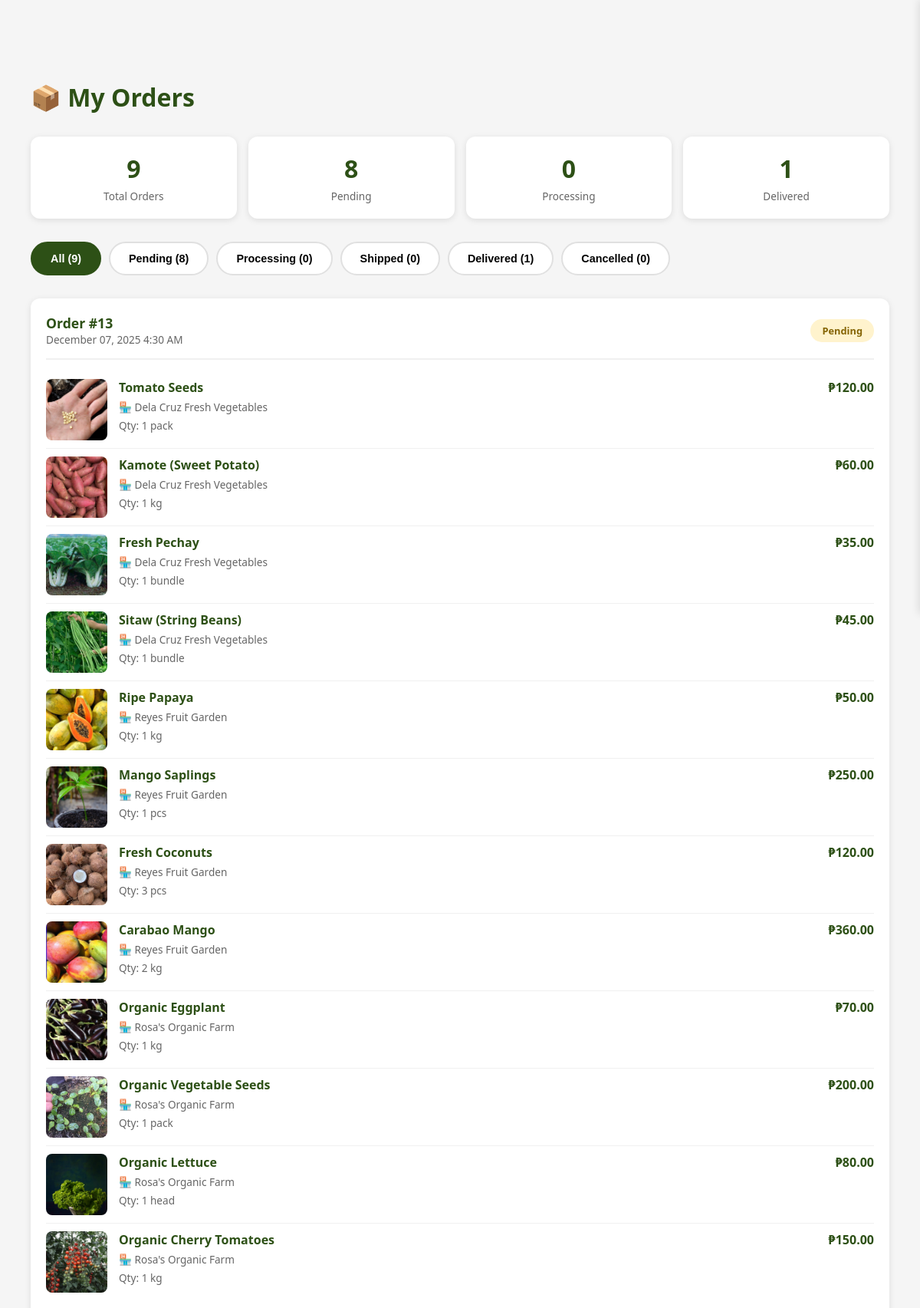
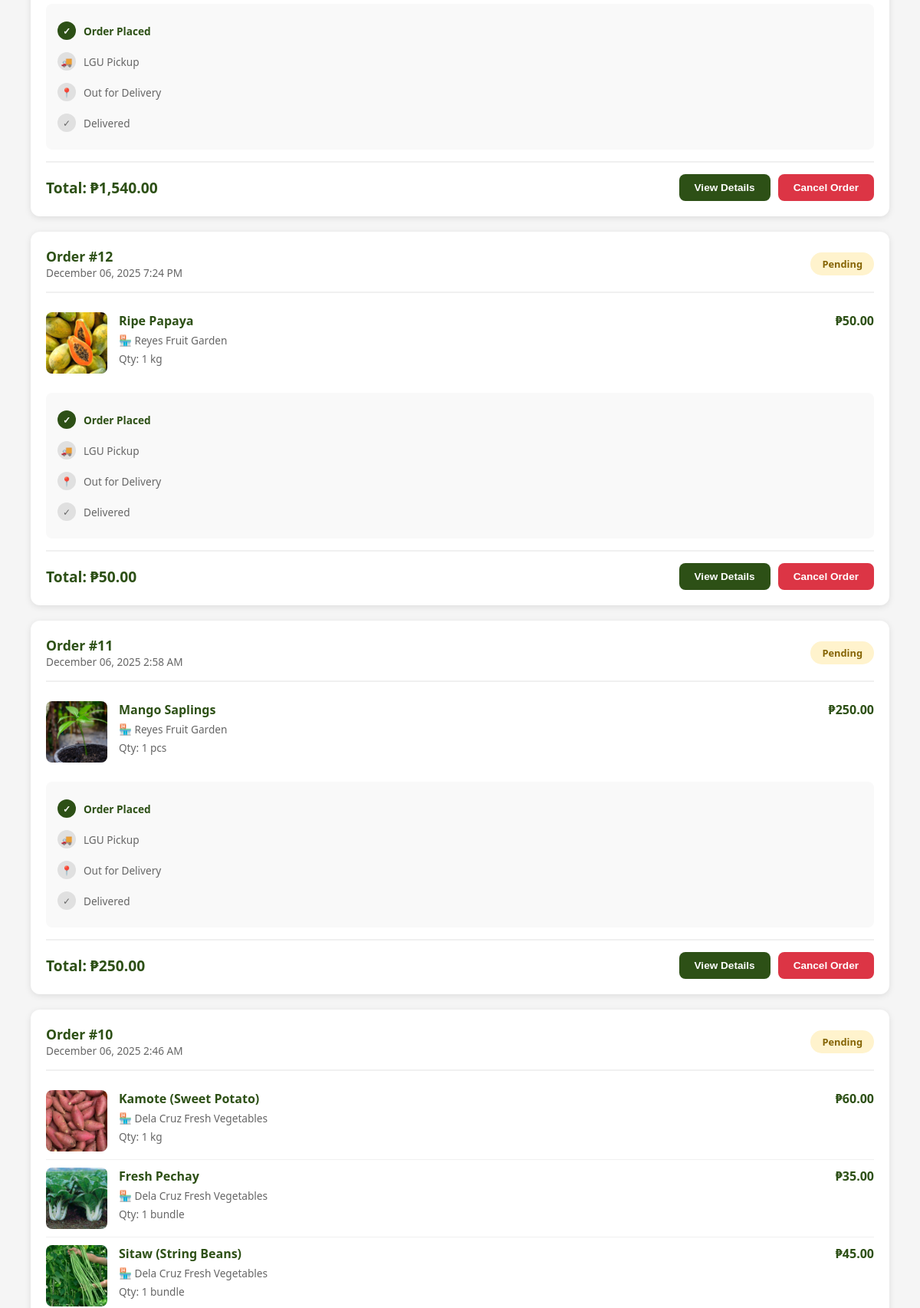
Page /public/marketplace/myorders (signed in, upper part) on the committed database (2 pictures, top to bottom).
### tables this page shows
CREATE TABLE `orders` (
  `orderID` int(11) NOT NULL,
  `buyerID` int(11) NOT NULL,
  `order_date` timestamp NOT NULL DEFAULT current_timestamp(),
  `total_amount` decimal(10,2) NOT NULL,
  `order_status` enum('pending','processing','shipped','delivered','cancelled') DEFAULT 'pending',
  `delivery_address` text NOT NULL,
  `delivery_municipality` varchar(100) NOT NULL,
  `delivery_province` varchar(100) NOT NULL,
  `delivery_postal_code` varchar(10) NOT NULL,
  `payment_method` enum('cash_on_delivery','gcash','bank_transfer') DEFAULT 'cash_on_delivery',
  `payment_status` enum('pending','paid','failed') DEFAULT 'pending',
  `payment_method_new` enum('cod','gcash','paymaya') NOT NULL DEFAULT 'cod',
  `shipping_fee` decimal(10,2) DEFAULT 0.00,
  `lgu_delivery_status` enum('pending_pickup','picked_up','in_transit','delivered','failed') DEFAULT 'pending_pickup',
  `assigned_rider_id` int(11) DEFAULT NULL,
  `rider_assigned_at` timestamp NULL DEFAULT NULL,
  `picked_up_at` timestamp NULL DEFAULT NULL,
  `delivered_at` timestamp NULL DEFAULT NULL,
  `payment_received_by_lgu_at` timestamp NULL DEFAULT NULL,
  `credited_to_seller_at` timestamp NULL DEFAULT NULL,
  `lgu_notes` text DEFAULT NULL,
  `receipt_generated` tinyint(1) DEFAULT 0,
  `notes` text DEFAULT NULL,
  `updated_at` timestamp NOT NULL DEFAULT current_timestamp() ON UPDATE current_timestamp()
);

CREATE TABLE `order_items` (
  `orderItemID` int(11) NOT NULL,
  `orderID` int(11) NOT NULL,
  `productID` int(11) NOT NULL,
  `quantity` int(11) NOT NULL,
  `unit_price` decimal(10,2) NOT NULL,
  `subtotal` decimal(10,2) NOT NULL
);

CREATE TABLE `product_images` (
  `imageID` int(11) NOT NULL,
  `productID` int(11) NOT NULL,
  `image_path` varchar(500) NOT NULL,
  `is_main` tinyint(1) DEFAULT 0,
  `image_order` tinyint(1) DEFAULT 1,
  `file_size_kb` int(11) DEFAULT NULL,
  `uploaded_at` timestamp NOT NULL DEFAULT current_timestamp()
);

CREATE TABLE `products` (
  `productID` int(11) NOT NULL,
  `shopID` int(11) DEFAULT NULL,
  `sellerID` int(11) NOT NULL,
  `categoryID` int(11) NOT NULL,
  `product_name` varchar(100) NOT NULL,
  `description` text DEFAULT NULL,
  `price` decimal(10,2) NOT NULL,
  `stock_quantity` int(11) NOT NULL DEFAULT 0,
  `reserved_quantity` int(11) DEFAULT 0,
  `low_stock_threshold` int(11) DEFAULT 5,
  `unit` varchar(50) DEFAULT NULL,
  `is_available` tinyint(1) DEFAULT 1,
  `created_at` timestamp NOT NULL DEFAULT current_timestamp(),
  `updated_at` timestamp NOT NULL DEFAULT current_timestamp() ON UPDATE current_timestamp()
);

CREATE TABLE `shops` (
  `shopID` int(11) NOT NULL,
  `sellerID` int(11) NOT NULL,
  `shop_name` varchar(255) NOT NULL,
  `shop_slug` varchar(255) NOT NULL,
  `shop_description` text DEFAULT NULL,
  `shop_logo` varchar(500) DEFAULT NULL,
  `shop_banner` varchar(500) DEFAULT NULL,
  `farm_location` text DEFAULT NULL,
  `business_hours` varchar(255) DEFAULT NULL,
  `contact_number` varchar(20) DEFAULT NULL,
  `rating` decimal(3,2) DEFAULT 0.00,
  `total_products` int(11) DEFAULT 0,
  `total_orders` int(11) DEFAULT 0,
  `total_reviews` int(11) DEFAULT 0,
  `balance` decimal(10,2) DEFAULT 0.00,
  `total_earned` decimal(10,2) DEFAULT 0.00,
  `total_withdrawn` decimal(10,2) DEFAULT 0.00,
  `atm_card_number` varchar(50) DEFAULT NULL,
  `atm_card_issued_at` timestamp NULL DEFAULT NULL,
  `is_verified` tinyint(1) DEFAULT 0,
  `is_active` tinyint(1) DEFAULT 1,
  `created_at` timestamp NOT NULL DEFAULT current_timestamp(),
  `updated_at` timestamp NOT NULL DEFAULT current_timestamp() ON UPDATE current_timestamp()
);

### app/models/Orders.php (called while the page is built, shortened)
<?php
require_once __DIR__ . '/../../config/database.php';
class Orders
{
    private $conn;
    private $table = 'orders';
    public function __construct()
    {
        $database = new Database();
        $this->conn = $database->connect();
    }
    public function getOrdersByBuyer($buyerID, $limit = 10, $offset = 0)
    {
        $query = "SELECT * FROM {$this->table}
                 WHERE buyerID = ?
                 ORDER BY order_date DESC
                 LIMIT ? OFFSET ?";
        $stmt = $this->conn->prepare($query);
        $stmt->bindValue(1, $buyerID, PDO::PARAM_INT);
        $stmt->bindValue(2, $limit, PDO::PARAM_INT);
        $stmt->bindValue(3, $offset, PDO::PARAM_INT);
        $stmt->execute();
        return $stmt->fetchAll(PDO::FETCH_ASSOC);
    }
    public function getOrderStats($userID = null, $role = 'buyer')
    {
        if ($role === 'buyer') {
            $query = "SELECT
                        COUNT(*) as total_orders,
                        SUM(CASE WHEN order_status = 'pending' THEN 1 ELSE 0 END) as pending,
                        SUM(CASE WHEN order_status = 'processing' THEN 1 ELSE 0 END) as processing,
                        SUM(CASE WHEN order_status = 'shipped' THEN 1 ELSE 0 END) as shipped,
                        SUM(CASE WHEN order_status = 'delivered' THEN 1 ELSE 0 END) as delivered,
                        SUM(CASE WHEN order_status = 'cancelled' THEN 1 ELSE 0 END) as cancelled
                     FROM {$this->table}
                     WHERE buyerID = ?";
            $stmt = $this->conn->prepare($query);
            $stmt->execute([$userID]);
        }
        return $stmt->fetch(PDO::FETCH_ASSOC);
    }
}
class OrderItems
{
    private $conn;
    private $table = 'order_items';
    public function __construct()
    {
        $database = new Database();
        $this->conn = $database->connect();
    }
    public function getOrderItems($orderID)
    {
        $query = "SELECT oi.*, p.product_name, p.unit,
                        pi.image_path as primary_image,
                        s.shop_name, s.shopID
                 FROM {$this->table} oi
                 JOIN products p ON oi.productID = p.productID
                 JOIN shops s ON p.shopID = s.shopID
                 LEFT JOIN product_images pi ON p.productID = pi.productID AND pi.image_order = 0
                 WHERE oi.orderID = ?";
        $stmt = $this->conn->prepare($query);
        $stmt->execute([$orderID]);
        return $stmt->fetchAll(PDO::FETCH_ASSOC);
    }
}
?>

### config/database.php (called while the page is built)
<?php
class Database
{
    private $host = "localhost";
    private $user = "root";
    private $pass = "";
    private $dbname = "agri_db";
    private $conn;
    public function connect()
    {
        if ($this->conn === null) {
            try {
                $dsn = "mysql:host={$this->host};dbname={$this->dbname};charset=utf8mb4";
                $this->conn = new PDO($dsn, $this->user, $this->pass);
                $this->conn->setAttribute(PDO::ATTR_ERRMODE, PDO::ERRMODE_EXCEPTION);
            } catch (PDOException $e) {
                die("Database Error: " . $e->getMessage());
            }
        }
        return $this->conn;
    }
}

### app/views/profile/buyer/myorders.php (the view, shortened to what this page needs)
<?php
require_once __DIR__ . '/../../../../config/config.php';
require_once __DIR__ . '/../../../models/Orders.php';
$buyerID = $_SESSION['user_id'];
$ordersModel = new Orders();
$allOrders = $ordersModel->getOrdersByBuyer($buyerID, 50, 0);
$ordersByStatus = [
    'pending' => [],
    'processing' => [],
    'shipped' => [],
    'delivered' => [],
    'cancelled' => []
];
foreach ($allOrders as $order) {
    $ordersByStatus[$order['order_status']][] = $order;
}
$stats = $ordersModel->getOrderStats($buyerID, 'buyer');
?>
<!DOCTYPE html>
<html lang="en">
<head>
</head>
<body>
    <?php require_once __DIR__ . '/../../marketplace/marketnav.php'; ?>
    <div class="main-content">
        <div class="orders-container">
            <div class="orders-header">
                <h1>📦 My Orders</h1>
            </div>
            <div class="stats-row">
                <div class="stat-card">
                    <div class="stat-value"><?php echo $stats['total_orders']; ?></div>
                    <div class="stat-label">Total Orders</div>
                </div>
                <div class="stat-card">
                    <div class="stat-value"><?php echo $stats['pending']; ?></div>
                    <div class="stat-label">Pending</div>
                </div>
                <div class="stat-card">
                    <div class="stat-value"><?php echo $stats['processing']; ?></div>
                    <div class="stat-label">Processing</div>
                </div>
                <div class="stat-card">
                    <div class="stat-value"><?php echo $stats['delivered']; ?></div>
                    <div class="stat-label">Delivered</div>
                </div>
            </div>
            <div class="tabs">
                <button class="tab-btn active" onclick="showTab('all')">
                    All (<?php echo count($allOrders); ?>)
                </button>
                <button class="tab-btn" onclick="showTab('pending')">
                    Pending (<?php echo count($ordersByStatus['pending']); ?>)
                </button>
                <button class="tab-btn" onclick="showTab('processing')">
                    Processing (<?php echo count($ordersByStatus['processing']); ?>)
                </button>
                <button class="tab-btn" onclick="showTab('shipped')">
                    Shipped (<?php echo count($ordersByStatus['shipped']); ?>)
                </button>
                <button class="tab-btn" onclick="showTab('delivered')">
                    Delivered (<?php echo count($ordersByStatus['delivered']); ?>)
                </button>
                <button class="tab-btn" onclick="showTab('cancelled')">
                    Cancelled (<?php echo count($ordersByStatus['cancelled']); ?>)
                </button>
            </div>
            <div id="tab-all" class="tab-content active">
                <?php if (empty($allOrders)): ?>
                    <div class="empty-state">
                        <div class="empty-state-icon">📦</div>
                        <h3>No orders yet</h3>
                        <p>Start shopping in the marketplace!</p>
                        <br>
                        <a href="<?php echo BASE_URL; ?>marketplace" class="btn btn-primary">
                            Go to Marketplace
                        </a>
                    </div>
                <?php else: ?>
                    <?php foreach ($allOrders as $order):
                        $orderItems = (new OrderItems())->getOrderItems($order['orderID']);
                    ?>
                        <?php echo renderOrderCard($order, $orderItems); ?>
                    <?php endforeach; ?>
                <?php endif; ?>
            </div>
        </div>
    </div>
</body>
</html>
<?php
function renderOrderCard($order, $items) {
    $statusClass = 'status-' . $order['order_status'];
    $statusLabel = ucfirst(str_replace('_', ' ', $order['order_status']));
    ?>
    <div class="order-card">
        <div class="order-header">
            <div>
                <div class="order-number">Order #<?php echo $order['orderID']; ?></div>
                <div class="order-date">
                    <?php echo date('F d, Y g:i A', strtotime($order['order_date'])); ?>
                </div>
            </div>
            <span class="status-badge <?php echo $statusClass; ?>">
                <?php echo $statusLabel; ?>
            </span>
        </div>
        <div class="order-items">
            <?php foreach ($items as $item): ?>
                <div class="order-item">
                    <img src="<?php echo BASE_URL . htmlspecialchars($item['primary_image'] ?? 'images/placeholder.jpg'); ?>"
                         alt="<?php echo htmlspecialchars($item['product_name']); ?>"
                         class="item-image">
                    <div class="item-details">
                        <div class="item-name"><?php echo htmlspecialchars($item['product_name']); ?></div>
                        <div class="item-shop">🏪 <?php echo htmlspecialchars($item['shop_name']); ?></div>
                        <div class="item-quantity">Qty: <?php echo $item['quantity']; ?> <?php echo $item['unit']; ?></div>
                    </div>
                    <div class="item-price">
                        ₱<?php echo number_format($item['subtotal'], 2); ?>
                    </div>
                </div>
            <?php endforeach; ?>
        </div>
        <?php if ($order['order_status'] !== 'cancelled'): ?>
            <div class="delivery-timeline">
                <div class="timeline-step completed">
                    <div class="timeline-icon">✓</div>
                    <span>Order Placed</span>
                </div>
                <div class="timeline-step <?php echo in_array($order['lgu_delivery_status'], ['picked_up', 'in_transit', 'delivered']) ? 'completed' : ''; ?>">
                    <div class="timeline-icon">🚚</div>
                    <span>LGU Pickup</span>
                </div>
                <div class="timeline-step <?php echo in_array($order['lgu_delivery_status'], ['in_transit', 'delivered']) ? 'completed' : ''; ?>">
                    <div class="timeline-icon">📍</div>
                    <span>Out for Delivery</span>
                </div>
                <div class="timeline-step <?php echo $order['lgu_delivery_status'] === 'delivered' ? 'completed' : ''; ?>">
                    <div class="timeline-icon">✓</div>
                    <span>Delivered</span>
                </div>
            </div>
        <?php endif; ?>
        <div class="order-footer">
            <div class="order-total">
                Total: ₱<?php echo number_format($order['total_amount'], 2); ?>
            </div>
            <div class="order-actions">
                <button class="btn btn-primary" onclick="viewOrderDetails(<?php echo $order['orderID']; ?>)">
                    View Details
                </button>
                <?php if ($order['order_status'] === 'pending'): ?>
                    <button class="btn btn-danger" onclick="cancelOrder(<?php echo $order['orderID']; ?>)">
                        Cancel Order
                    </button>
                <?php endif; ?>
            </div>
        </div>
    </div>
    <?php
    return ob_get_clean();
}
?>

### rows in the picture
orders: orderID "13", order_date "December 07, 2025 4:30 AM", order_status "Pending", shows "Order Placed", total_amount "1,540.00"
order_items: product_images.image_path (picture), productID.product_name "Tomato Seeds", shops.shop_name "Dela Cruz Fresh Vegetables", quantity "1", productID.unit "pack", subtotal "120.00"
order_items: product_images.image_path (picture), productID.product_name "Kamote (Sweet Potato)", shops.shop_name "Dela Cruz Fresh Vegetables", quantity "1", productID.unit "kg", subtotal "60.00"
order_items: product_images.image_path (picture), productID.product_name "Fresh Pechay", shops.shop_name "Dela Cruz Fresh Vegetables", quantity "1", productID.unit "bundle", subtotal "35.00"
order_items: product_images.image_path (picture), productID.product_name "Sitaw (String Beans)", shops.shop_name "Dela Cruz Fresh Vegetables", quantity "1", productID.unit "bundle", subtotal "45.00"
order_items: product_images.image_path (picture), productID.product_name "Ripe Papaya", shops.shop_name "Reyes Fruit Garden", quantity "1", productID.unit "kg", subtotal "50.00"
order_items: product_images.image_path (picture), productID.product_name "Mango Saplings", shops.shop_name "Reyes Fruit Garden", quantity "1", productID.unit "pcs", subtotal "250.00"
order_items: product_images.image_path (picture), productID.product_name "Fresh Coconuts", shops.shop_name "Reyes Fruit Garden", quantity "3", productID.unit "pcs", subtotal "120.00"
order_items: product_images.image_path (picture), productID.product_name "Carabao Mango", shops.shop_name "Reyes Fruit Garden", quantity "2", productID.unit "kg", subtotal "360.00"
order_items: product_images.image_path (picture), productID.product_name "Organic Eggplant", shops.shop_name "Rosa's Organic Farm", quantity "1", productID.unit "kg", subtotal "70.00"
order_items: product_images.image_path (picture), productID.product_name "Organic Vegetable Seeds", shops.shop_name "Rosa's Organic Farm", quantity "1", productID.unit "pack", subtotal "200.00"
order_items: product_images.image_path (picture), productID.product_name "Organic Lettuce", shops.shop_name "Rosa's Organic Farm", quantity "1", productID.unit "head", subtotal "80.00"
order_items: product_images.image_path (picture), productID.product_name "Organic Cherry Tomatoes", shops.shop_name "Rosa's Organic Farm", quantity "1", productID.unit "kg", subtotal "150.00"
orders: orderID "12", order_date "December 06, 2025 7:24 PM", order_status "Pending", shows "Order Placed", total_amount "50.00"
order_items: product_images.image_path (picture), productID.product_name "Ripe Papaya", shops.shop_name "Reyes Fruit Garden", quantity "1", productID.unit "kg", subtotal "50.00"
orders: orderID "11", order_date "December 06, 2025 2:58 AM", order_status "Pending", shows "Order Placed", total_amount "250.00"
order_items: product_images.image_path (picture), productID.product_name "Mango Saplings", shops.shop_name "Reyes Fruit Garden", quantity "1", productID.unit "pcs", subtotal "250.00"
orders: orderID "10", order_date "December 06, 2025 2:46 AM", order_status "Pending"
order_items: product_images.image_path (picture), productID.product_name "Kamote (Sweet Potato)", shops.shop_name "Dela Cruz Fresh Vegetables", quantity "1", productID.unit "kg", subtotal "60.00"
order_items: product_images.image_path (picture), productID.product_name "Fresh Pechay", shops.shop_name "Dela Cruz Fresh Vegetables", quantity "1", productID.unit "bundle", subtotal "35.00"
order_items: product_images.image_path (picture), productID.product_name "Sitaw (String Beans)", shops.shop_name "Dela Cruz Fresh Vegetables", quantity "1", productID.unit "bundle", subtotal "45.00"

### other values in the picture
$stats['total_orders'] "9"
$stats['pending'] "8"
$stats['processing'] "0"
$stats['delivered'] "1"
count($allOrders) "9"
count($ordersByStatus['pending']) "8"
count($ordersByStatus['processing']) "0"
count($ordersByStatus['shipped']) "0"
count($ordersByStatus['delivered']) "1"
count($ordersByStatus['cancelled']) "0"
